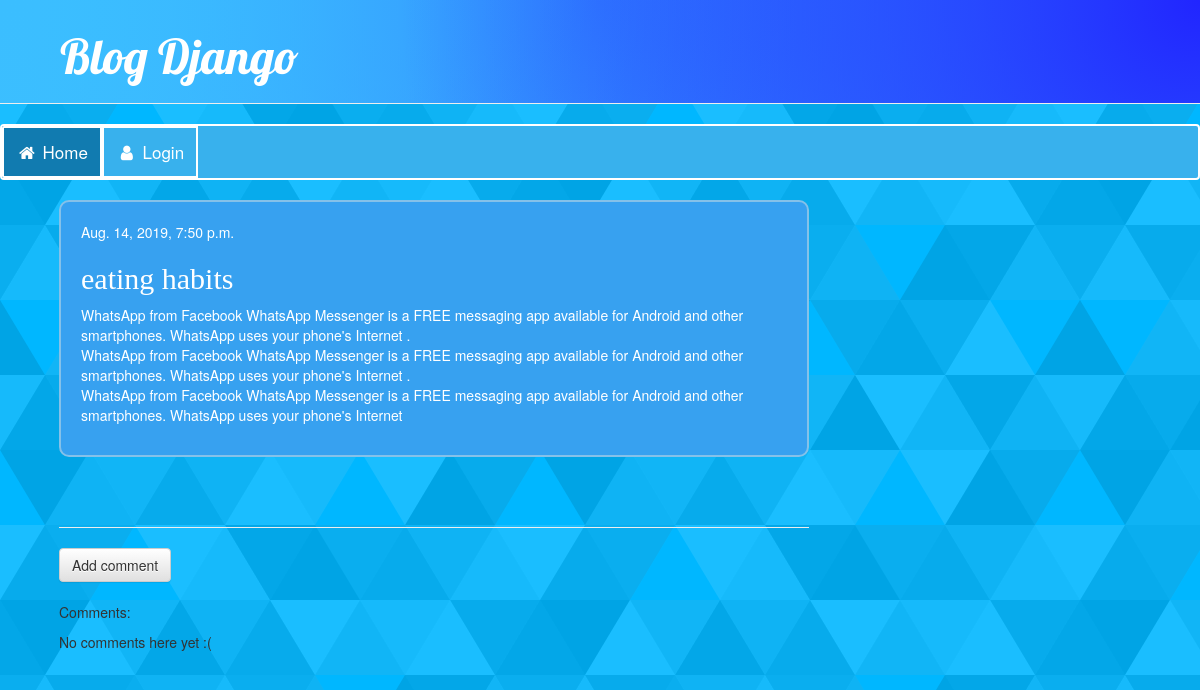
Screenshot of /post/3/ with the database file from the repository.
### blog/models.py (models this page shows, shortened)
class Post(models.Model):
    author = models.ForeignKey(settings.AUTH_USER_MODEL , on_delete=models.CASCADE)
    title = models.CharField(max_length=50)
    text = models.TextField(max_length=1000)
    created_date = models.DateTimeField(default=timezone.now)
    published_date = models.DateTimeField(blank=True , null=True)

### blog/views.py (the view)
# urls.py: path('post/<int:pk>/', views.post_detail, name='post_detail'),
def post_detail(request , pk):
    post = get_object_or_404(Post , pk=pk)
    return render(request  , 'blog/post_detail.html' , {'post' : post})

### blog/templates/blog/post_detail.html (shortened to what this page needs)
{% extends 'blog/base.html' %}
{% block content %}
<div class="post">
    {% if post.published_date %}
      <div class="date">
          {{ post.published_date }}
      </div>
    {% else %}
    <a class="btn btn-default" href="{% url 'post_publish' pk=post.pk %}">Publish</a>
    {% endif %}
    <h2> {{post.title}} </h2>
    <p> {{post.text | linebreaksbr}}</p>
</div>
<hr>
<a class="btn btn-default" href="{% url 'add_comment_to_post' pk=post.pk %}">Add comment</a>
<br>
<br>
<p>Comments:</p>
{% for comment in post.comments.all %}
    {% if user.is_authenticated  %}
    <div class="comment">
        <div class="date">
            {{ comment.created_date }}
            {% if user.is_authenticated %}
                <a class="btn btn-default" href="{% url 'comment_remove' pk=comment.pk %}"><span class="glyphicon glyphicon-trash"></span></a>
            {% endif %}
        </div>
        <strong>{{ comment.author }}</strong>
        <p>{{ comment.text|linebreaks }}</p>
    </div>
    {% endif %}
{% empty %}
    <p>No comments here yet :(</p>
{% endfor %}
{% endblock %}

### blog/static/css/blogdesign.css (style rules this page uses)
body { background-color: #00b7ff; }
h2, h3, h4 { font-family: cursive; color: #ffffff; text-decoration:none; }
.date { color: #ffffff; }
.post { margin-bottom: 70px; background-color: #37A1F0 ; border-radius: 10px; border: 2px solid #85C1E9 ; padding: 20px; color: #ffffff; }

### rows the page displays
Post: published_date "Aug. 14, 2019, 7:50 p.m.", title "eating habits", text "WhatsApp from Facebook WhatsApp Messenger is a FREE messaging app available for Android and other smartphones. WhatsApp uses your phone's Internet . WhatsApp from Facebook WhatsApp Messenger is a FREE messaging app available for Android and other smartphones. WhatsApp uses your phone's Internet . WhatsApp from Facebook WhatsApp Messenger is a FREE messaging app available for Android and other smartphones. WhatsApp uses your phone's Internet"
